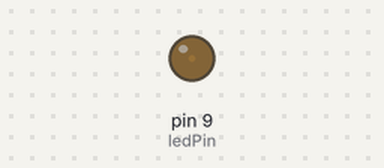
Recording of a sketch running on a simulated Arduino Uno, built with avr-gcc and run on an emulated ATmega328P. Shown: output pins drawn as LEDs (lit = HIGH).

Above: at 0.05 s.
At 1.25 s:
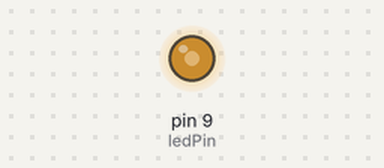
At 2.05 s:
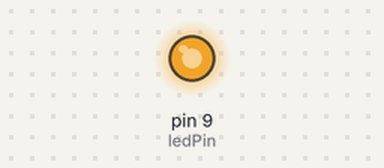
At 4.1 s:
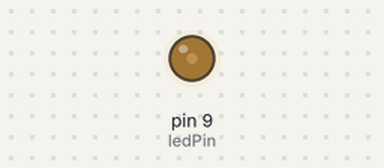
Timing chart, 0 to 7.0 s (numbered marks = the images above):
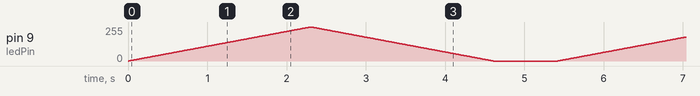

The sketch:

PWM.ino
```cpp
const int ledPin = 9;
void setup() {
  // put your setup code here, to run once:
pinMode(ledPin,OUTPUT);
}

void loop() {
  // put your main code here, to run repeatedly:
for(int a = 0; a <= 255; a++)
{
  analogWrite(ledPin, a);
  delay(9);
}

for(int a = 255; a >= 0; a--){
  analogWrite(ledPin,a);
  delay(9);
  }

  delay(800);

}
```
